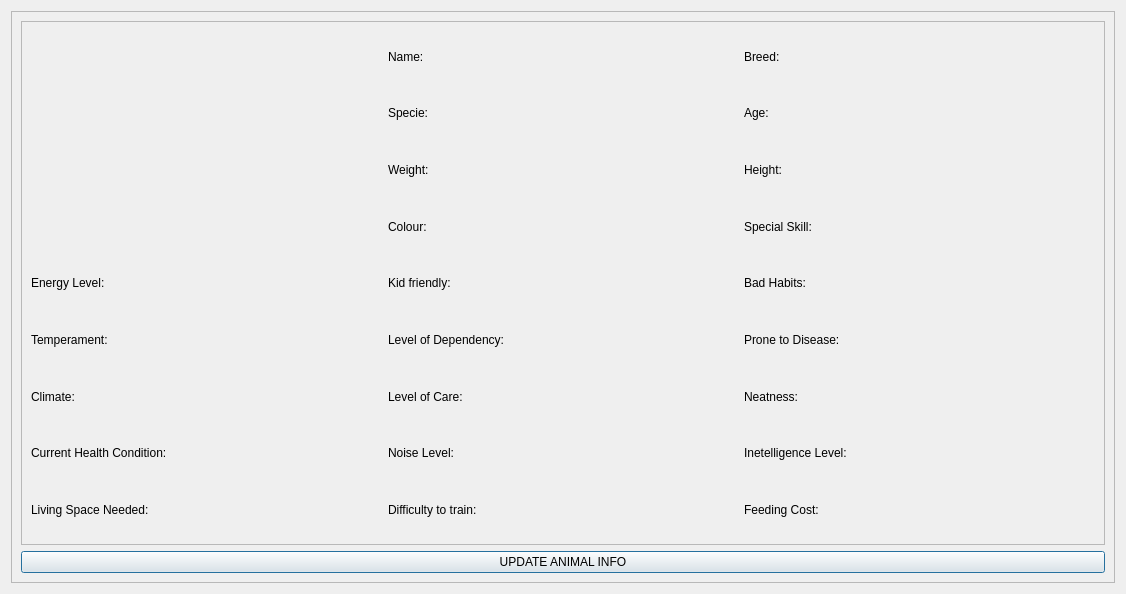
<?xml version="1.0" encoding="UTF-8"?>
<ui version="4.0">
 <class>ViewAnimalDialog</class>
 <widget class="QDialog" name="ViewAnimalDialog">
  <property name="geometry">
   <rect>
    <x>0</x>
    <y>0</y>
    <width>1126</width>
    <height>594</height>
   </rect>
  </property>
  <property name="windowTitle">
   <string>Dialog</string>
  </property>
  <layout class="QGridLayout" name="gridLayout">
   <item row="0" column="0">
    <widget class="QScrollArea" name="scrollArea">
     <property name="widgetResizable">
      <bool>true</bool>
     </property>
     <widget class="QWidget" name="scrollAreaWidgetContents">
      <property name="geometry">
       <rect>
        <x>0</x>
        <y>0</y>
        <width>1106</width>
        <height>574</height>
       </rect>
      </property>
      <layout class="QGridLayout" name="gridLayout_3">
       <item row="0" column="0">
        <widget class="QScrollArea" name="scrollArea_2">
         <property name="widgetResizable">
          <bool>true</bool>
         </property>
         <widget class="QWidget" name="scrollAreaWidgetContents_3">
          <property name="geometry">
           <rect>
            <x>0</x>
            <y>0</y>
            <width>1086</width>
            <height>523</height>
           </rect>
          </property>
          <layout class="QGridLayout" name="gridLayout_2">
           <item row="21" column="3">
            <widget class="QLabel" name="feeding_cost">
             <property name="text">
              <string>Feeding Cost: </string>
             </property>
            </widget>
           </item>
           <item row="12" column="3">
            <widget class="QLabel" name="bad_habits">
             <property name="text">
              <string>Bad Habits: </string>
             </property>
            </widget>
           </item>
           <item row="20" column="3">
            <widget class="QLabel" name="intelligence_level">
             <property name="text">
              <string>Inetelligence Level: </string>
             </property>
            </widget>
           </item>
           <item row="3" column="2">
            <widget class="QLabel" name="colour">
             <property name="text">
              <string>Colour:</string>
             </property>
            </widget>
           </item>
           <item row="13" column="0">
            <widget class="QLabel" name="temperament">
             <property name="text">
              <string>Temperament: </string>
             </property>
            </widget>
           </item>
           <item row="21" column="2">
            <widget class="QLabel" name="difficulty_to_train">
             <property name="text">
              <string>Difficulty to train: </string>
             </property>
            </widget>
           </item>
           <item row="2" column="3">
            <widget class="QLabel" name="height">
             <property name="text">
              <string>Height:</string>
             </property>
            </widget>
           </item>
           <item row="20" column="0">
            <widget class="QLabel" name="current_health_condition">
             <property name="text">
              <string>Current Health Condition: </string>
             </property>
            </widget>
           </item>
           <item row="18" column="0">
            <widget class="QLabel" name="climate">
             <property name="text">
              <string>Climate: </string>
             </property>
            </widget>
           </item>
           <item row="1" column="2">
            <widget class="QLabel" name="specie">
             <property name="text">
              <string>Specie:</string>
             </property>
            </widget>
           </item>
           <item row="12" column="2">
            <widget class="QLabel" name="kid_friendly">
             <property name="text">
              <string>Kid friendly: </string>
             </property>
            </widget>
           </item>
           <item row="18" column="3">
            <widget class="QLabel" name="neatness">
             <property name="text">
              <string>Neatness: </string>
             </property>
            </widget>
           </item>
           <item row="13" column="3">
            <widget class="QLabel" name="prone_to_disease">
             <property name="text">
              <string>Prone to Disease: </string>
             </property>
            </widget>
           </item>
           <item row="18" column="2">
            <widget class="QLabel" name="level_of_care_needed">
             <property name="text">
              <string>Level of Care: </string>
             </property>
            </widget>
           </item>
           <item row="1" column="3">
            <widget class="QLabel" name="age">
             <property name="text">
              <string>Age:</string>
             </property>
            </widget>
           </item>
           <item row="20" column="2">
            <widget class="QLabel" name="noise_level">
             <property name="text">
              <string>Noise Level: </string>
             </property>
            </widget>
           </item>
           <item row="0" column="2">
            <widget class="QLabel" name="name">
             <property name="text">
              <string>Name:</string>
             </property>
            </widget>
           </item>
           <item row="0" column="0" rowspan="4">
            <widget class="QWidget" name="image" native="true"/>
           </item>
           <item row="13" column="2">
            <widget class="QLabel" name="level_of_dependency">
             <property name="text">
              <string>Level of Dependency: </string>
             </property>
            </widget>
           </item>
           <item row="3" column="3">
            <widget class="QLabel" name="special_skill">
             <property name="text">
              <string>Special Skill:</string>
             </property>
            </widget>
           </item>
           <item row="0" column="3">
            <widget class="QLabel" name="breed">
             <property name="text">
              <string>Breed:</string>
             </property>
            </widget>
           </item>
           <item row="12" column="0">
            <widget class="QLabel" name="energy_level">
             <property name="text">
              <string>Energy Level: </string>
             </property>
            </widget>
           </item>
           <item row="2" column="2">
            <widget class="QLabel" name="weight">
             <property name="text">
              <string>Weight:</string>
             </property>
            </widget>
           </item>
           <item row="21" column="0">
            <widget class="QLabel" name="living_space_needed">
             <property name="text">
              <string>Living Space Needed: </string>
             </property>
            </widget>
           </item>
          </layout>
         </widget>
        </widget>
       </item>
       <item row="1" column="0">
        <widget class="QPushButton" name="update_button">
         <property name="text">
          <string>UPDATE ANIMAL INFO</string>
         </property>
        </widget>
       </item>
      </layout>
     </widget>
    </widget>
   </item>
  </layout>
 </widget>
 <tabstops>
  <tabstop>scrollArea</tabstop>
  <tabstop>scrollArea_2</tabstop>
 </tabstops>
 <resources/>
 <connections/>
</ui>
